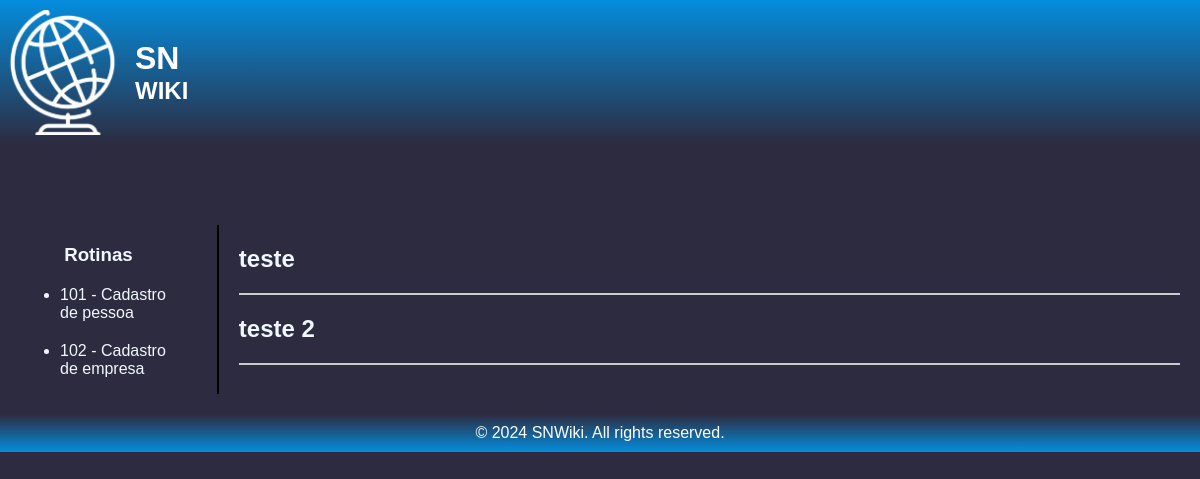
/, run on an earlier commit of the app's database.
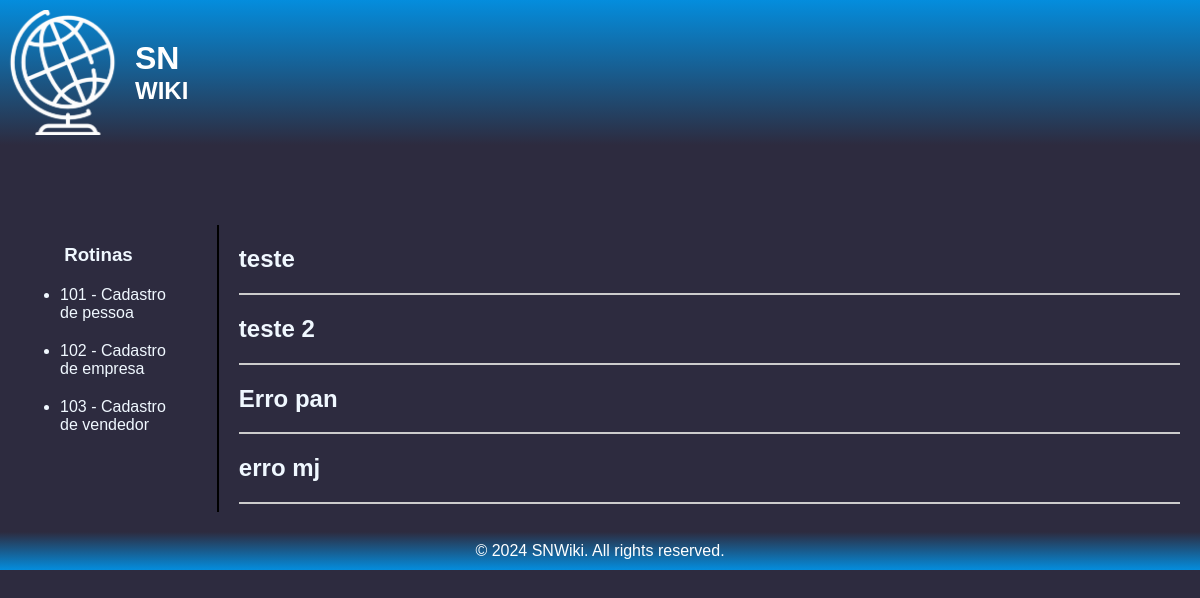
And on a later commit of the database.
### app/models.py (models this page shows, shortened)
class Post(models.Model):
    Titulo = models.CharField(max_length=255)
    rotina = models.ForeignKey(rotinas, on_delete=models.PROTECT)
    Tipo_erro = models.ForeignKey(Tipo_erro, on_delete=models.PROTECT)
    Resumo = RichTextUploadingField()

class rotinas(models.Model):
    N_rotina = models.CharField(max_length=6)
    Nome_rotina = models.CharField(max_length=50)

### app/views.py (the view)
# urls.py: 2. Add a URL to urlpatterns:  path('', views.home, name='home')
def home(request):
    post = models.Post.objects.all()
    rotina = models.rotinas.objects.all()
    tipo_erro = models.Tipo_erro.objects.all()
    context = {
        'post': post,
        'rotina': rotina,
        'erro': tipo_erro,
    }
    return render(request, 'home.html', context)

### app/templates/home.html (shortened to what this page needs)
{% load static %}
<!DOCTYPE html>
<html lang="PT-BR">
<head>
</head>
<body>
    <header>
        <a href="{% url 'home' %}"><div class="logo">
            <img src="{% static 'img/thiago3.png' %}" alt="">
            <div class="text">
                <h1>SN</h1>
                <h2>WIKI</h2>
            </div>
        </div></a>
    </header>
    <main>
{% block main %}
        <article>
            {% for post in post %}
            <h2><a href="{% url 'post_detail' post.id %}">{{ post.Titulo }}</a></h2>
            <hr>
            {% endfor %}
        </article>
{% endblock %}
{% block side %}
        <aside>
            <h3>Rotinas</h3>
            <ul>
                {% for rotina in rotina %}
                <li><a href="{% url 'post' rotina.N_rotina %}">{{ rotina.N_rotina }} - {{ rotina.Nome_rotina }}</a></li>
                {% endfor %}
            </ul>
        </aside>
{% endblock %}
    </main>
    <footer>
        <p>&copy; 2024 SNWiki. All rights reserved.</p>
    </footer>
</body>
</html>

### app/templates/home.html (style rules this page uses)
body { font-family: Arial, sans-serif; margin: 0; padding: 0; background-color: #2d2b3f; color: aliceblue; }
header { background: linear-gradient(#048ddd, #2d2b3f); color: white; padding: 10px 0; text-align: left; display: flex; align-items: center; margin-bottom: 80px; }
header .logo { display: flex; align-items: center; }
header .logo img { margin-right: 10px; width: 125px; height: 125px; }
header .logo h1 { margin: 0; font-size: 2rem; }
header .logo h2 { margin: 0; font-size: 1.5rem; }
header .logo h1, header .logo h2 { line-height: 1; }
header .logo h1 { margin-bottom: 5px; }
header .logo h2 { margin-top: 5px; }
main { display: flex; flex-direction: row-reverse; margin: 20px; }
aside { flex: 0.5; padding-right: 40px; margin-right: 20px; border-right: 2px solid black; }
aside h3 { text-align: center; }
aside li { margin-top: 20px; }
a { text-decoration: none; color: inherit; }
article { flex: 3; }
article hr { border: 1px solid #ccc; }
footer { background:linear-gradient(#2d2b3f, #048ddd);; color: white; text-align: center; padding: 10px 0; margin-top: 20px; }
footer p { margin: 0; }

What changed in the data, as far as the page shows it:
added Post: Titulo "Erro pan"
added Post: Titulo "erro mj"
added rotinas: N_rotina "103", Nome_rotina "Cadastro de vendedor"
